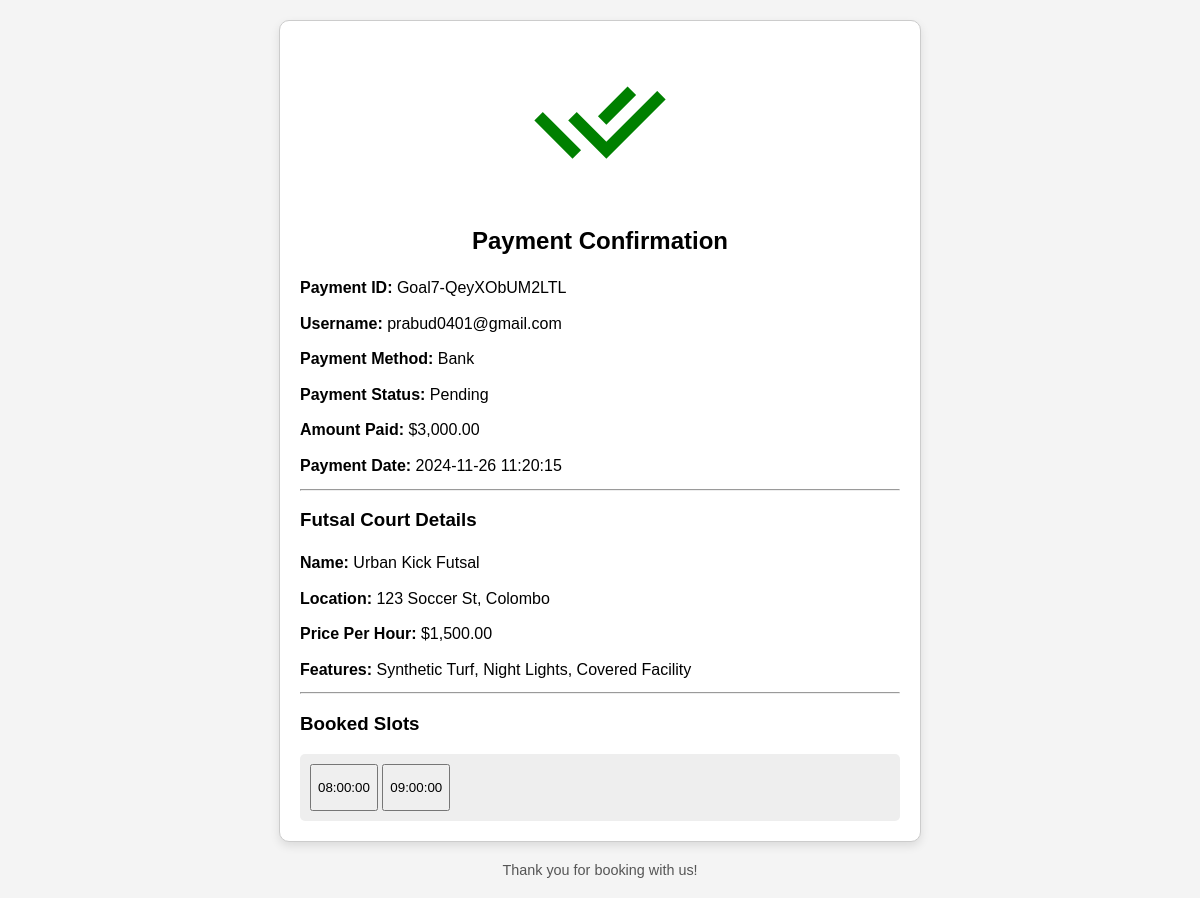
Page /recipt.php?payment_id=Goal7-QeyXObUM2LTL on the committed database.
### tables this page shows
CREATE TABLE `payments` (
  `id` int(11) NOT NULL,
  `payment_id` varchar(50) NOT NULL,
  `method` varchar(50) NOT NULL,
  `amount` decimal(10,2) NOT NULL,
  `slots` longtext DEFAULT NULL CHECK (json_valid(`slots`)),
  `username` varchar(255) NOT NULL,
  `futsal_id` varchar(255) NOT NULL,
  `created_at` timestamp NOT NULL DEFAULT current_timestamp(),
  `updated_at` timestamp NOT NULL DEFAULT current_timestamp() ON UPDATE current_timestamp(),
  `status` enum('pending','completed','failed') DEFAULT 'pending'
);

CREATE TABLE `futsal_courts` (
  `id` int(11) NOT NULL,
  `name` varchar(255) NOT NULL,
  `location` text NOT NULL,
  `image` text DEFAULT NULL,
  `features` text DEFAULT NULL,
  `price_per_hour` float NOT NULL,
  `max_players` int(11) NOT NULL,
  `availability_status` tinyint(1) DEFAULT 1,
  `owner_id` int(11) DEFAULT NULL,
  `area_id` int(11) NOT NULL,
  `start_hour` time NOT NULL,
  `end_hour` time NOT NULL,
  `created_at` timestamp NOT NULL DEFAULT current_timestamp(),
  `start_date` date DEFAULT NULL,
  `end_date` date DEFAULT NULL
);

CREATE TABLE `futsal_court_slots` (
  `id` int(11) NOT NULL,
  `futsal_court_id` int(11) DEFAULT NULL,
  `slot_hour` time NOT NULL,
  `is_booked` tinyint(1) DEFAULT 0,
  `booked_by` varchar(50) DEFAULT NULL,
  `created_at` timestamp NOT NULL DEFAULT current_timestamp(),
  `payment_id` varchar(255) DEFAULT NULL,
  `slot_date` date DEFAULT NULL
);

### recipt.php (the view, shortened to what this page needs)
<?php
include('./fun/db.php');
if (isset($_GET['payment_id'])) {
    $paymentId = $_GET['payment_id'];
    $query = "
        SELECT
            p.payment_id,
            p.method,
            p.amount,
            p.slots,
            p.username,
            p.status,
            p.created_at AS payment_date,
            fc.name AS futsal_name,
            fc.location AS futsal_location,
            fc.price_per_hour,
            fc.features
        FROM
            payments p
        JOIN
            futsal_courts fc
        ON
            p.futsal_id = fc.id
        WHERE
            p.payment_id = ?
    ";
    if ($stmt = $conn->prepare($query)) {
        $stmt->bind_param("s", $paymentId);
        $stmt->execute();
        $result = $stmt->get_result();
        if ($result->num_rows > 0) {
            $paymentDetails = $result->fetch_assoc();
            $slots = json_decode($paymentDetails['slots'], true);
            $slotDetails = [];
            if (!empty($slots)) {
                foreach ($slots as $slotId) {
                    $slotQuery = "
                        SELECT
                            s.id AS slot_id,
                            s.slot_hour,
                            s.is_booked,
                            s.booked_by
                        FROM
                            futsal_court_slots s
                        WHERE
                            s.id = ?
                    ";
                    if ($slotStmt = $conn->prepare($slotQuery)) {
                        $slotStmt->bind_param("i", $slotId);
                        $slotStmt->execute();
                        $slotResult = $slotStmt->get_result();
                        if ($slotResult->num_rows > 0) {
                            $slotDetails[] = $slotResult->fetch_assoc();
                        }
                    }
                }
            }
            ?>
<!DOCTYPE html>
<html lang="en">
<head>
    <link href="https://cdn.jsdelivr.net/npm/remixicon/fonts/remixicon.css" rel="stylesheet">
</head>
<body>
    <div class="receipt">
        <div class="icon">
            <i class="ri-check-double-fill"></i>
        </div>
        <h2>Payment Confirmation</h2>
        <p><strong>Payment ID:</strong> <?php echo htmlspecialchars($paymentDetails['payment_id']); ?></p>
        <p><strong>Username:</strong> <?php echo htmlspecialchars($paymentDetails['username']); ?></p>
        <p><strong>Payment Method:</strong> <?php echo htmlspecialchars(ucfirst($paymentDetails['method'])); ?></p>
        <p><strong>Payment Status:</strong> <?php echo htmlspecialchars(ucfirst($paymentDetails['status'])); ?></p>
        <p><strong>Amount Paid:</strong> $<?php echo number_format($paymentDetails['amount'], 2); ?></p>
        <p><strong>Payment Date:</strong> <?php echo htmlspecialchars($paymentDetails['payment_date']); ?></p>
        <hr>
        <h3>Futsal Court Details</h3>
        <p><strong>Name:</strong> <?php echo htmlspecialchars($paymentDetails['futsal_name']); ?></p>
        <p><strong>Location:</strong> <?php echo htmlspecialchars($paymentDetails['futsal_location']); ?></p>
        <p><strong>Price Per Hour:</strong> $<?php echo number_format($paymentDetails['price_per_hour'], 2); ?></p>
        <p><strong>Features:</strong> <?php echo htmlspecialchars($paymentDetails['features'] ?: 'N/A'); ?></p>
        <hr>
        <h3>Booked Slots</h3>
        <div class="slots grid grid-cols-3 md:grid-cols-5 gap-4">
    <?php
    if (!empty($slotDetails)) {
        foreach ($slotDetails as $slot) {
            $buttonClass = $slot['is_booked'] ? 'bg-yellow-500 text-white cursor-not-allowed' : 'bg-yellow-500 text-black';
            echo "
                <button class='p-4 rounded-md $buttonClass w-full'>
                    <p class='text-center font-bold'>" . htmlspecialchars($slot['slot_hour']) . "</p>
                </button>
            ";
        }
    } else {
        echo "<p class='text-center'>No slots available.</p>";
    }
    ?>
</div>
    </div>
    <div class="footer">
        Thank you for booking with us!
    </div>
</body>
</html>
            <?php
        } else {
            header('Content-Type: application/json');
            echo json_encode([
                'status' => 'error',
                'message' => 'Payment not found.'
            ]);
        }
    } else {
        header('Content-Type: application/json');
        echo json_encode([
            'status' => 'error',
            'message' => 'Database query error.'
        ]);
    }
} else {
    header('Content-Type: application/json');
    echo json_encode([
        'status' => 'error',
        'message' => 'No payment ID provided.'
    ]);
}
?>

### recipt.php (style rules this page uses)
body { font-family: Arial, sans-serif; margin: 20px; background-color: #f4f4f4; }
.receipt { border: 1px solid #ccc; padding: 20px; border-radius: 10px; max-width: 600px; margin: auto; background-color: #fff; box-shadow: 0 4px 10px rgba(0, 0, 0, 0.1); }
.icon { text-align: center; font-size: 9rem; color: green; margin-bottom: 20px; }
.receipt h2 { text-align: center; margin-bottom: 20px; }
.receipt p { line-height: 1.6; margin: 10px 0; }
.receipt .slots { background-color: #eee; padding: 10px; border-radius: 5px; }
.footer { text-align: center; margin-top: 20px; font-size: 0.9em; color: #555; }

### rows in the picture
payments: payment "Goal7-QeyXObUM2LTL", username "prabud0401@gmail.com", method "Bank", status "Pending", amount "3,000.00", created_at "2024-11-26 11:20:15", futsal_courts.name "Urban Kick Futsal", futsal_courts.location "123 Soccer St, Colombo", futsal_courts.price_per_hour "1,500.00", futsal_courts.features "Synthetic Turf, Night Lights, Covered Facility"
futsal_court_slots: slot_hour "08:00:00"
futsal_court_slots: slot_hour "09:00:00"
